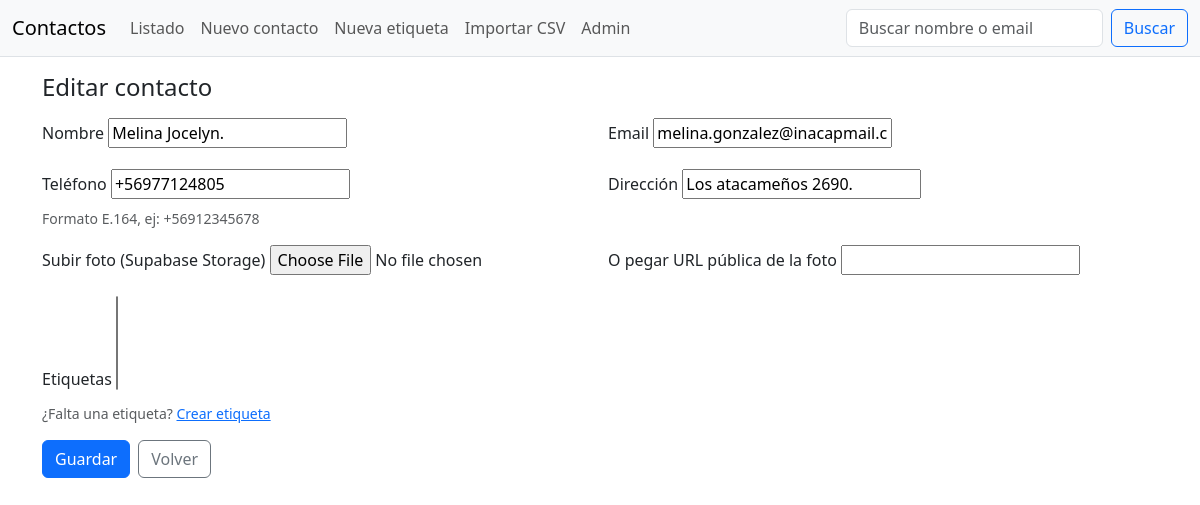
Page /2/edit/ on the committed database.
### contacts/models.py (models this page shows, shortened)
class Contact(models.Model):
    name = models.CharField(max_length=120)
    email = models.EmailField(unique=True, validators=[EmailValidator(message='Email inválido')])
    phone = models.CharField(max_length=16, unique=True, validators=[phone_validator])
    address = models.CharField(max_length=255, blank=True)
    photo_url = models.URLField(blank=True)
    tags = models.ManyToManyField(Tag, related_name='contacts', blank=True)
    created_at = models.DateTimeField(auto_now_add=True)
    updated_at = models.DateTimeField(auto_now=True)
    class Meta:
        ordering = ['name']

### contacts/views.py (the view)
# urls.py: path('<int:pk>/edit/', views.contact_update, name='update'),
def contact_update(request, pk):
    contact = get_object_or_404(Contact, pk=pk)
    if request.method == 'POST':
        form = ContactForm(request.POST, request.FILES, instance=contact)
        if form.is_valid():
            _save_contact_with_upload(request, form, instance=contact)
            messages.success(request, 'Contacto actualizado.')
            return redirect('contacts:list')
        messages.error(request, 'Errores en el formulario.')
    else:
        form = ContactForm(instance=contact)
    return render(request, 'contacts/contact_form.html', {'form': form, 'title': 'Editar contacto'})

### contacts/forms.py
class ContactForm(forms.ModelForm):
    photo_file = forms.FileField(required=False, label='Subir foto (opcional)')
    class Meta:
        model = Contact
        fields = ['name','email','phone','address','photo_url','tags']

### templates/contacts/contact_form.html (shortened to what this page needs)
{% extends 'base.html' %}
{% block content %}
<h1 class="h4 mb-3">{{ title }}</h1>
<form method="post" enctype="multipart/form-data" novalidate>
  <div class="row g-3">
    <div class="col-md-6">
      <label class="form-label">Nombre</label>
      {{ form.name }}
    </div>
    <div class="col-md-6">
      <label class="form-label">Email</label>
      {{ form.email }}
    </div>
    <div class="col-md-6">
      <label class="form-label">Teléfono</label>
      {{ form.phone }}
      <div class="form-text">Formato E.164, ej: +56912345678</div>
    </div>
    <div class="col-md-6">
      <label class="form-label">Dirección</label>
      {{ form.address }}
    </div>
    <div class="col-md-6">
      <label class="form-label">Subir foto (Supabase Storage)</label>
      {{ form.photo_file }}
    </div>
    <div class="col-md-6">
      <label class="form-label">O pegar URL pública de la foto</label>
      {{ form.photo_url }}
    </div>
    <div class="col-12">
      <label class="form-label">Etiquetas</label>
      {{ form.tags }}
      <div class="form-text">¿Falta una etiqueta? <a href="{% url 'contacts:tag_create' %}">Crear etiqueta</a></div>
    </div>
  </div>
  <div class="mt-3 d-flex gap-2">
    <button class="btn btn-primary" type="submit">Guardar</button>
    <a class="btn btn-outline-secondary" href="{% url 'contacts:list' %}">Volver</a>
  </div>
</form>
{% endblock %}

### rows in the picture
Contact: name "Melina Jocelyn.", email "melina.gonzalez@inacapmail.cl", phone "+56977124805", address "Los atacameños 2690."

### other values in the picture
{{ title }} "Editar contacto"
